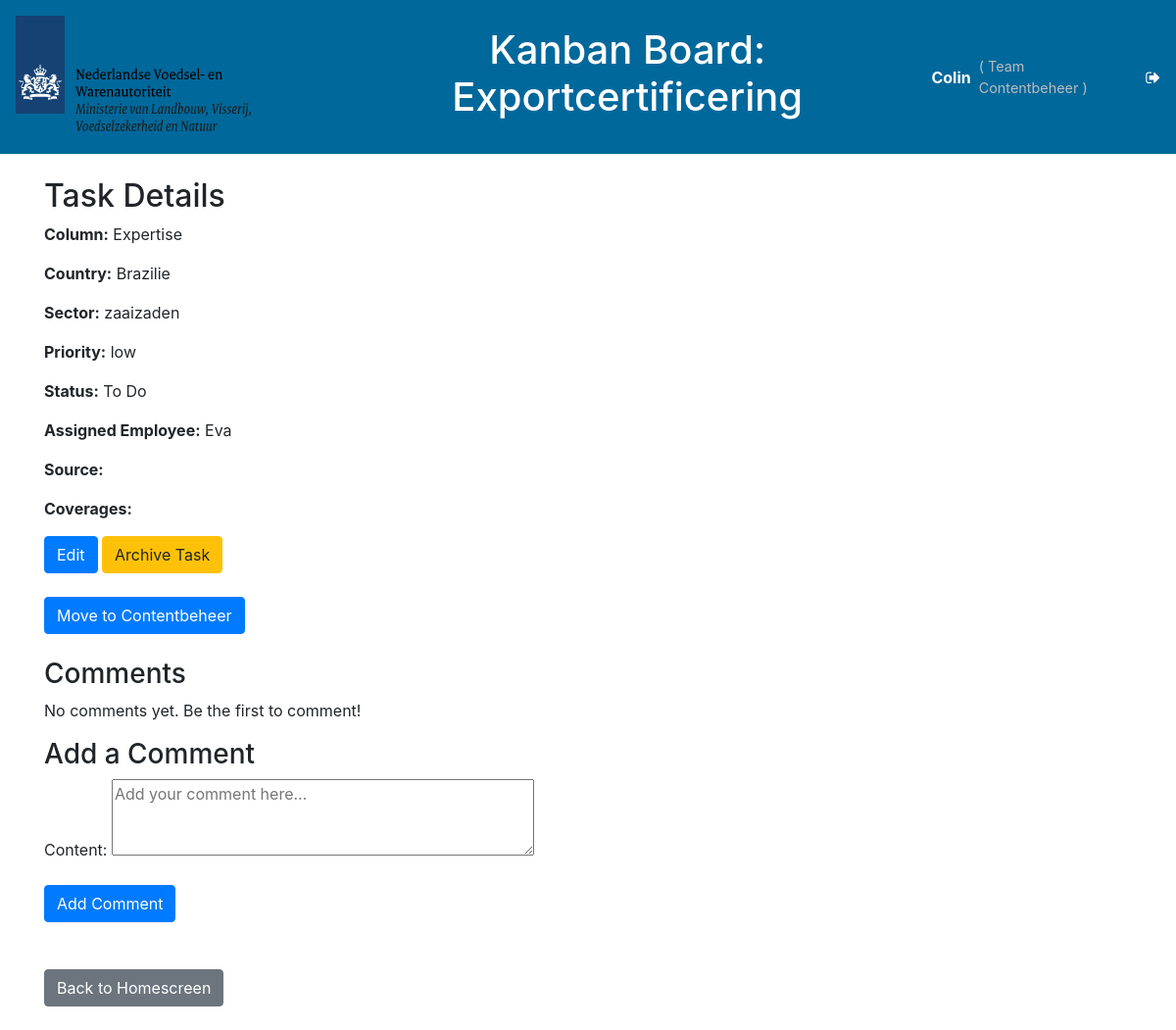
/18 (signed in), run on an earlier commit of the app's database.
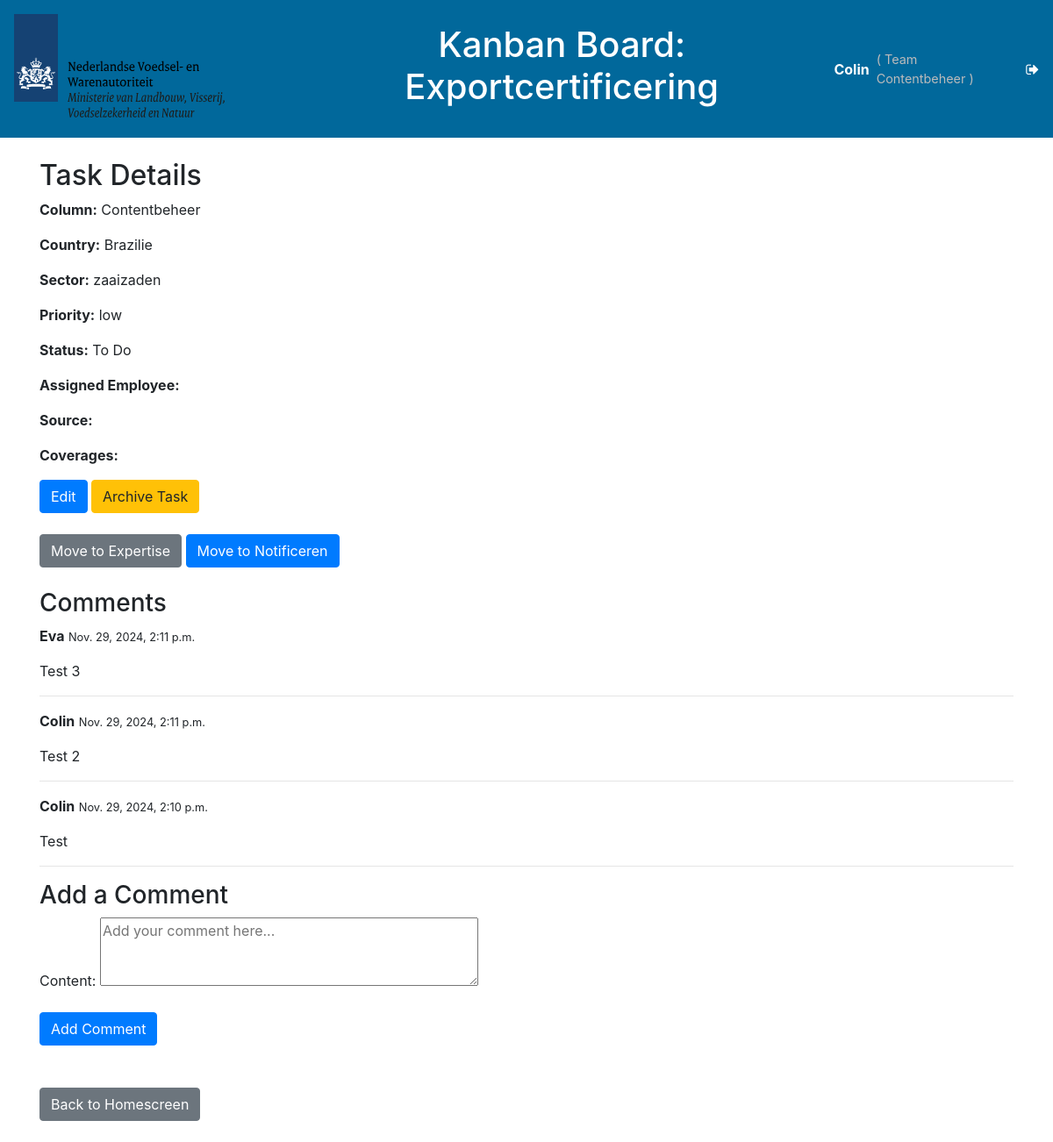
And on a later commit of the database.
### tasks/models.py (models this page shows, shortened)
class Task(models.Model):
    country = models.CharField(max_length=100, default="")
    sector = models.CharField(
        max_length=40,
        choices=SectorChoices.choices,
        default=SectorChoices.ZAAIZADEN
    )
    status = models.CharField(
        max_length=10,
        choices=TaskStatus.choices,
        default=TaskStatus.TODO
    )
    column = models.CharField(
        max_length=20,
        choices=ColumnStatus.choices,
        default=ColumnStatus.EXPERTISE
    )
    assigned_employee = models.ForeignKey(
        User,
        on_delete=models.SET_NULL,
        null=True,
        blank=True,
        related_name='assigned_tasks'
    )
    priority = models.CharField(
        max_length=10,
        choices=PriorityChoices.choices,
        default=PriorityChoices.MEDIUM
    )
    source = models.TextField(blank=True)
    coverages = models.TextField(blank=True)
    created_at = models.DateTimeField(auto_now_add=True)
    archived = models.BooleanField(default=False)

class Comment(models.Model):
    task = models.ForeignKey(Task, on_delete=models.CASCADE, related_name='comments')
    user = models.ForeignKey(User, on_delete=models.CASCADE)
    content = models.TextField()
    created_at = models.DateTimeField(auto_now_add=True)

### tasks/views.py (the view)
# urls.py: path('<int:task_id>', views.view_task, name='view_task'),
@login_required
def view_task(request, task_id):
    task = get_object_or_404(Task, id=task_id)
    comments = task.comments.all().order_by('-created_at')
    if request.method == 'POST':
        comment_form = CommentForm(request.POST)
        if comment_form.is_valid():
            comment = comment_form.save(commit=False)
            comment.task = task
            comment.user = request.user
            comment.save()
            return redirect('view_task', task_id=task.id)
    else:
        comment_form = CommentForm()
    context = {
        'task': task,
        'comments': comments,
        'comment_form': comment_form,
    }
    return render(request, 'view_task.html', context)

### tasks/forms.py
class CommentForm(forms.ModelForm):
    class Meta:
        model = Comment
        fields = ['content']
        widgets = {
            'content': forms.Textarea(attrs={
                'placeholder': 'Add your comment here...',
                'rows': 3
            }),
        }

### tasks/templates/view_task.html (shortened to what this page needs)
{% extends 'base.html' %}
{% block content %}
    <h2>Task Details</h2>
    <p><strong>Column:</strong> {{ task.get_column_display }}</p>
    <p><strong>Country:</strong> {{ task.country }}</p>
    <p><strong>Sector:</strong> {{ task.sector }}</p>
    <p><strong>Priority:</strong> {{ task.priority }}</p>
    <p><strong>Status:</strong> {{ task.get_status_display }}</p>
    <p><strong>Assigned Employee:</strong> {% if task.assigned_employee != None %} {{ task.assigned_employee }} {% endif %}
    <p><strong>Source:</strong> {{ task.source }}</p>
    <p><strong>Coverages:</strong> {{ task.coverages }}</p>
    {% if task.archived %}
        <form action="{% url 'unarchive_task' task.id %}" method="post" style="display:inline;">
            {% csrf_token %}
            <button type="submit" class="btn btn-primary">Unarchive Task</button>
        </form>
        <form action="{% url 'delete_task' task.id %}" method="post" style="display:inline;">
            {% csrf_token %}
            <button type="submit" class="btn btn-danger">Delete Task</button>
        </form>
        <br>
        <br>
        <a href="{% url 'archive' %}" class="btn btn-secondary">Back to Archive</a>
    {% else %}
        <a href="{% url 'edit_task' task.id %}" class="btn btn-primary">Edit</a>
        <form action="{% url 'archive_task' task.id %}" method="post" style="display:inline;">
            <button type="submit" class="btn btn-warning">Archive Task</button>
        </form>
        <br>
        <br>
        {% if task.column == "expertise" %}
            <a href="{% url 'move_task' task.id 'next' %}" class="btn btn-primary">Move to Contentbeheer</a>
        {% elif task.column == "contentbeheer" %}
            <a href="{% url 'move_task' task.id 'previous' %}" class="btn btn-secondary">Move to Expertise</a>
            <a href="{% url 'move_task' task.id 'next' %}" class="btn btn-primary">Move to Notificeren</a>
        {% elif task.column == "notificeren" %}
            <a href="{% url 'move_task' task.id 'previous' %}" class="btn btn-secondary">Move to Contentbeheer</a>
        {% endif %}
        <br><br>
        <h3>Comments</h3>
        <div class="comments-section">
            {% for comment in comments %}
                <div class="comment">
                    <p><strong>{{ comment.user.username }}</strong> <small>{{ comment.created_at }}</small></p>
                    <p>{{ comment.content }}</p>
                </div>
                <hr>
            {% empty %}
                <p>No comments yet. Be the first to comment!</p>
            {% endfor %}
        </div>
        <h3>Add a Comment</h3>
        <form method="post">
            {{ comment_form.as_p }}
            <button type="submit" class="btn btn-primary">Add Comment</button>
        </form>
        <br><br>
        <a href="{% url 'kanban_board' %}" class="btn btn-secondary">Back to Homescreen</a>
    {% endif %}
{% endblock %}

### tasks/templates/base.html (shortened to what this page needs)
{% load static %}
<!DOCTYPE html>
<html lang="nl">
<head>
    <link rel="stylesheet" href="{% static 'main.css' %}">
    <link href="https://stackpath.bootstrapcdn.com/bootstrap/4.5.2/css/bootstrap.min.css" rel="stylesheet">
    <link rel="stylesheet" href="https://cdnjs.cloudflare.com/ajax/libs/font-awesome/4.7.0/css/font-awesome.min.css">
</head>
<body>
    <header class="header">
        <img src="{% static 'nvwa_logo.svg'%}" alt="NVWA logo">
        <h1 style="text-align: center;">Kanban Board: Exportcertificering</h1>
        <div class="user-info">
            <span class="user-name">{{ user.username }}</span>
            {% if user.groups.all %}
                <span class="user-group">(
                    {% for group in user.groups.all %}
                        {{ group.name }}{% if not forloop.last %}, {% endif %}
                    {% endfor %}
                )</span>
            {% endif %}
            <a href="{% url 'logout' %}" class="logout-icon" title="Logout"><i class="fa fa-sign-out"></i></a>
        </div>
    </header>
    <br>
    <div class="container">
        {% block content %}
        {% endblock %}
    </div>
    <br>
</body>
</html>

What changed in the data, as far as the page shows it:
changed Task "Brazilie": column "Expertise" → "Contentbeheer"; assigned_employee "Eva" → (not shown)
added Comment: user.username "Eva", created_at "Nov. 29, 2024, 2:11 p.m.", content "Test 3"
added Comment: user.username "Colin", created_at "Nov. 29, 2024, 2:11 p.m.", content "Test 2"
added Comment: user.username "Colin", created_at "Nov. 29, 2024, 2:10 p.m.", content "Test"
Also different on the page:
text no longer shown: "Move to Contentbeheer No comments yet. Be the first to comment!"
text now shown: "Move to Expertise Move to Notificeren"
